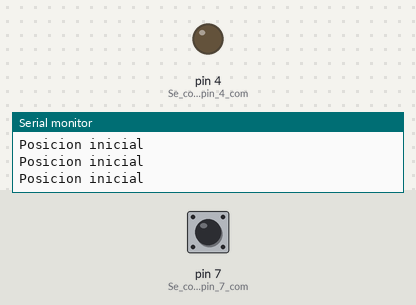
Simulated run of this program. Board: Arduino Uno, built with avr-gcc and run on an emulated ATmega328P. Shown: output pins drawn as LEDs (lit = HIGH), the last lines printed to the serial monitor. Dashed ring = blinking. Inputs (shaded band) come from the test bench; at power-on: pin 7 (Se_configura_el_pin_7_com) LOW.

Above: at 1.2 s.
1.3 s: pin 7 (Se_configura_el_pin_7_com) driven HIGH
At 1.7 s:
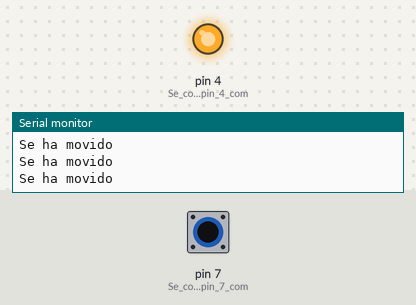
2.8 s: pin 7 (Se_configura_el_pin_7_com) driven LOW
At 3.6 s:
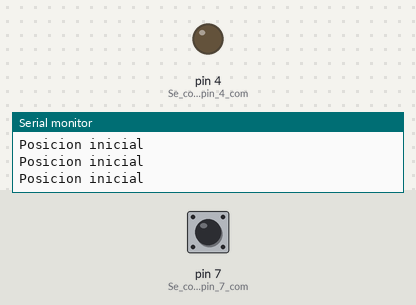
5.8 s: pin 7 (Se_configura_el_pin_7_com) pulsed HIGH 2 times (0.12 s each, 0.3 s apart)
At 6.16 s:
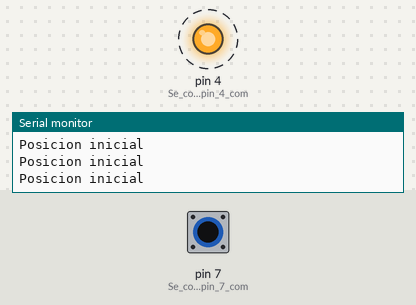
9.4 s: pin 7 (Se_configura_el_pin_7_com) pulsed HIGH 2 times (0.12 s each, 0.3 s apart)
At 10.5 s:
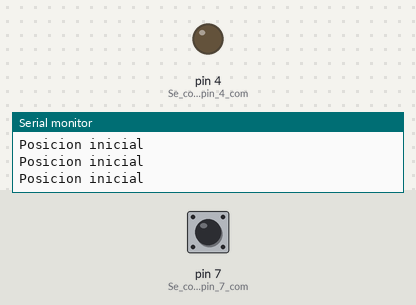
Timing chart, 0 to 12.4 s (numbered marks = the images above; inputs shaded):
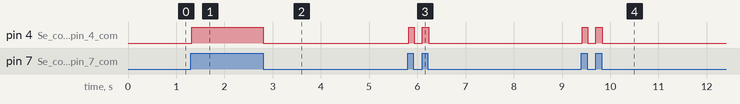

The program:

main.cpp
```cpp
#include <Arduino.h>

int sensor; // Variable donde almacenará un dato de tipo entero

void setup()
{
  Serial.begin(9600); // Velocidad de comunicación a 9600 baudios
  pinMode(4, OUTPUT); // Se configura el pin 4 como salida
  pinMode(7, INPUT);  // Se configura el pin 7 como entrada
}

void loop()
{
  sensor = digitalRead(7); // Se lee el puerto 7 y se le asigna a sensor
  if (sensor == 1)
  {                        // Es verdadero cuando el sensor es igual a uno
    digitalWrite(4, HIGH); // El pin 4 se pone en estado alto
    Serial.println("Se ha movido");
  }
  else if (sensor == 0)
  {                       // Es verdadero cuando el sensor es igual a cero
    digitalWrite(4, LOW); // El pin 4 se pone en estado bajo
    Serial.println("Posicion inicial");
  }
}
```

Measured:
- after the input at 1.3 s, pin 4 (Se_configura_el_pin_4_com): LOW → HIGH at once
- after the input at 2.8 s, pin 4 (Se_configura_el_pin_4_com): HIGH → LOW at once
- after the input at 5.8 s, pin 4 (Se_configura_el_pin_4_com): alternates HIGH for 0.12 s and LOW for 0.17 s, 4 changes in all, then stays LOW, starting at once
- after the input at 9.4 s, pin 4 (Se_configura_el_pin_4_com): alternates HIGH for 0.12 s and LOW for 0.17 s, 4 changes in all, then stays LOW, starting at once
